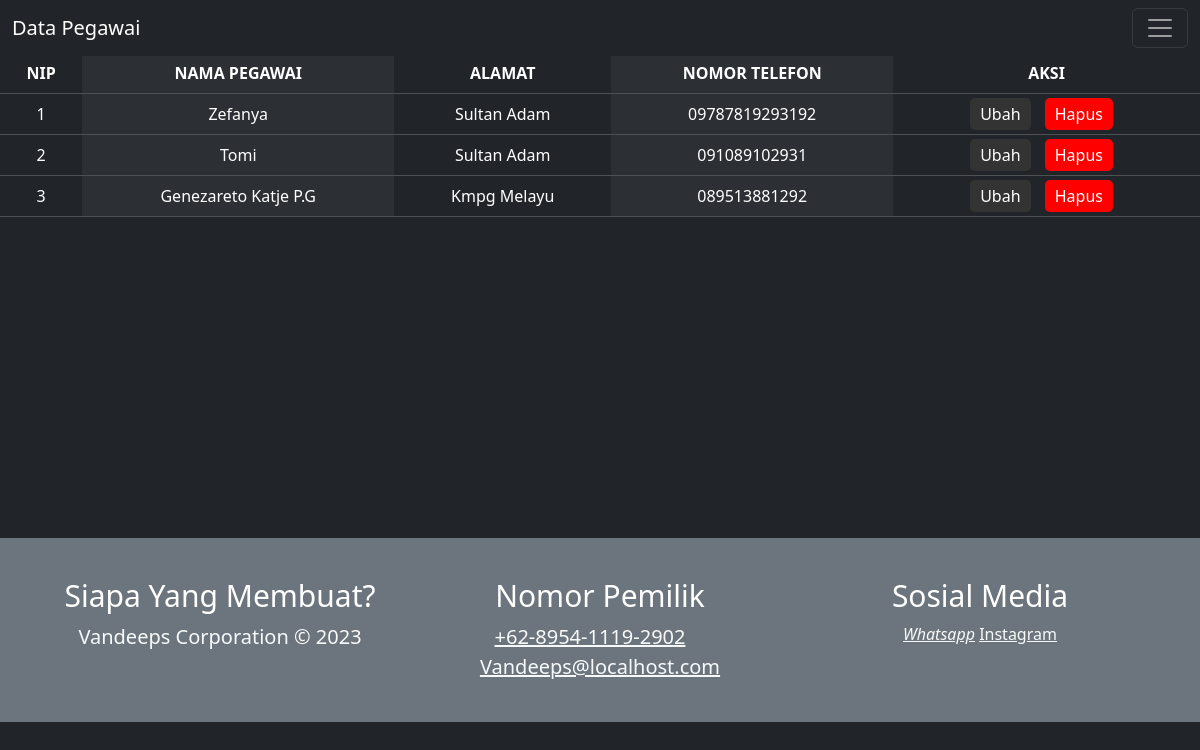
The page /viewpegawai.php on the database as committed earlier.
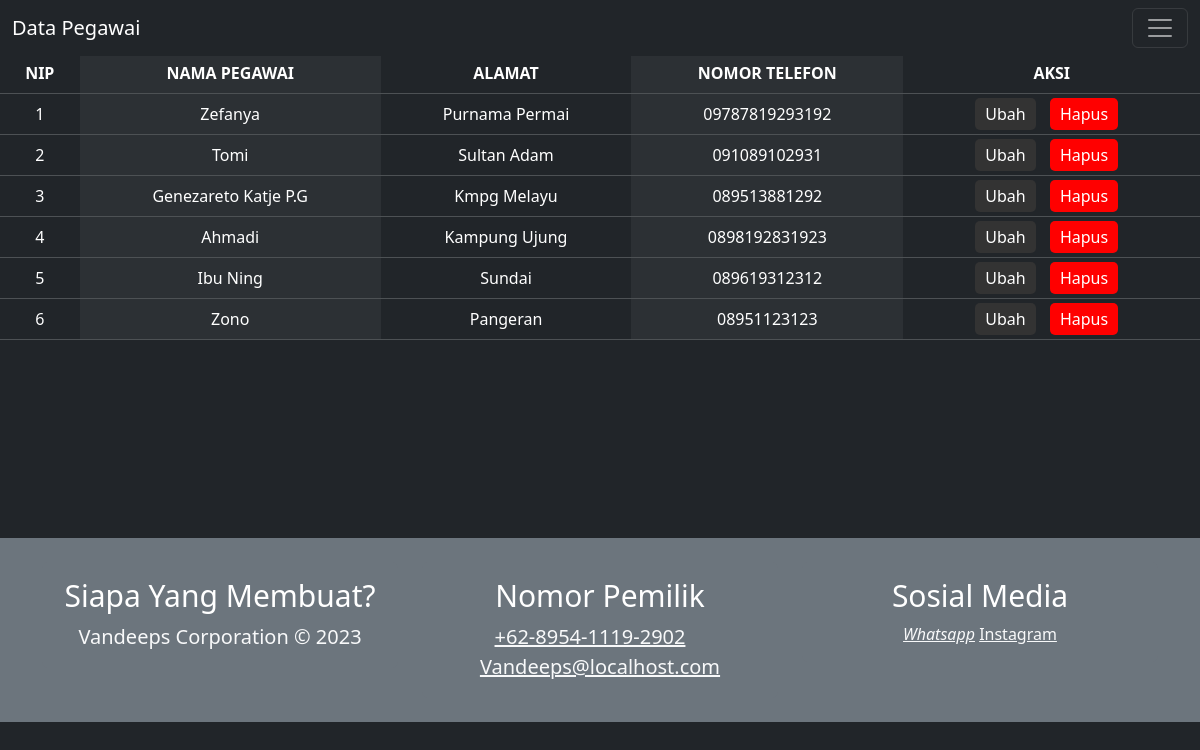
The same page on the database as committed later.
### tables this page shows
CREATE TABLE `data_karyawan` (
  `NIP` varchar(16) NOT NULL,
  `nama` varchar(100) NOT NULL,
  `alamat` varchar(100) NOT NULL,
  `hp` varchar(16) NOT NULL
);

### viewpegawai.php (the view, shortened to what this page needs)
<!DOCTYPE html>
<html lang="en">
<head>
  <link rel="stylesheet" href="style1.css" />
  <link href="https://cdn.jsdelivr.net/npm/bootstrap@5.3.1/dist/css/bootstrap.min.css" rel="stylesheet">
</head>
<body>
<a class="btn btn-primary" data-bs-toggle="offcanvas" href="#offcanvasExample" role="button" aria-controls="offcanvasExample">
</a>
<nav class="navbar navbar-dark bg-dark fixed-top">
  <div class="container-fluid">
    <a class="navbar-brand" href="#">Data Pegawai</a>
    <button class="navbar-toggler" type="button" data-bs-toggle="offcanvas" data-bs-target="#offcanvasDarkNavbar" aria-controls="offcanvasDarkNavbar" aria-label="Toggle navigation">
      <span class="navbar-toggler-icon"></span>
    </button>
  </div>
</nav>
      <div>
  <table class="table table-dark table-striped-columns"  align="right" bgcolor="gray">
  <thead bgcolor="gray" align="center">
            <tr>
                <th>NIP</th>
                <th>NAMA PEGAWAI</th>
                <th>ALAMAT</th>
                <th>NOMOR TELEFON</th>
                <th colspan="2">AKSI</th>
            </tr>
      </thead>
      <tbody bgcolor="gray" style="text-align: center; width=80% color:white;">
            <?php
            include "koneksi.php";
            $tampil = mysqli_query($koneksi, "SELECT * FROM data_karyawan");
            while ($row = mysqli_fetch_array($tampil)) {
                echo "<tr>
                <td>" . $row[0] . "</td>
                <td>" . $row[1] . "</td>
                <td>" . $row[2] . "</td>
                <td>" . $row[3] . "</td>
                <td bgcolor='gray'>
                <a href='editpegawai.php?NIP=" . $row[0] . "' id='butViewEdit'>Ubah</a>
                <a href='procDeletepegawai.php?NIP=" . $row[0] . "' id='butViewDelete'>Hapus</a>
                </td>
            </tr>";
            }
            ?>
      </tbody>
  </table>
</div>
<footer>
		<div class="jumbotron jumbotron-fluid bg-secondary p-4 mt-5 mb-0">
			<div class="container">
				<div class="row">
					<div class="col-12 col-sm-12 col-md-12 col-lg-4 col-xl-4 cizgi">
						<div class="card bg-secondary border-0">
							<div class="card-body text-light text-center">
								<h5 class="card-title text-white display-4" style="font-size:30px">Siapa Yang Membuat?</h5>
							<p class="d-inline lead">Vandeeps Corporation © 2023<br>
							</p>
							</div>
						</div>
					</div>
					<div class="col-12 col-sm-12 col-md-6 col-lg-4 col-xl-4 cizgi">
						<div class="card bg-secondary border-0">
							<div class="card-body text-center">
								<h5 class="card-title text-white display-4" style="font-size:30px">Nomor Pemilik</h5>
								<a class="text-light d-block lead" style="margin-left: -20px" href="https://wa.me/+62895411192902"><i class="fa fa-phone mr-2"></i>+62-8954-1119-2902</a>
								<a class="text-light d-block lead" href="#"><i class="fa fa-envelope mr-2"></i>Vandeeps@localhost.com</a>
							</div>
						</div>
					</div>
					<div class="col-12 col-sm-12 col-md-6 col-lg-4 col-xl-4">
						<div class="card bg-secondary border-0">
							<div class="card-body text-center">
							<h5 class="card-title text-white display-4" style="font-size:30px">Sosial Media</h5>
									<a class="text-light" href="https://wa.me/+62895411192902"><i class="fa fa-twitter-square fa-fw fa-2x">Whatsapp</i></a>
									<a class="text-light" href="https://instagram.com/evannsss._?igshid=OGQ5ZDc2ODk2ZA=="><i class="fa fa-instagram fa-fw fa-2x"></i>Instagram</a>
							</div>
						</div>
					</div>
				</div>
			</div>
		</div>
	</footer>
</body>
</html>

Rows that differ between the two databases and show on the page:
changed data_karyawan "Zefanya": alamat "Sultan Adam" → "Purnama Permai"
added data_karyawan: NIP "4", nama "Ahmadi", alamat "Kampung Ujung", hp "0898192831923"
added data_karyawan: NIP "5", nama "Ibu Ning", alamat "Sundai", hp "089619312312"
added data_karyawan: NIP "6", nama "Zono", alamat "Pangeran", hp "08951123123"
